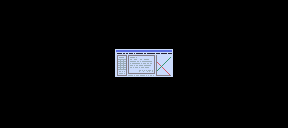

Rendered tile map (Tiled .tmx) drawn with the repository's tilesets; below, a short description and the full map source, tile grids included:
An orthogonal 9x4 tile map with 32x32 px tiles, 1 tile layer (Poster).

<map version="1.4" tiledversion="1.4.2" orientation="orthogonal" renderorder="right-down" width="9" height="4" tilewidth="32" tileheight="32" infinite="0" nextlayerid="2" nextobjectid="1">
 <tileset firstgid="1" source="../../tilesets/Gather Decoration 1.x.tsx" />
 <layer id="1" name="Poster" width="9" height="4">
  <data encoding="csv">
0,0,0,0,0,0,0,0,0,
0,0,0,1117,1118,1119,0,0,0,
0,0,0,1153,1154,1155,0,0,0,
0,0,0,0,0,0,0,0,0
</data>
 </layer>
</map>
